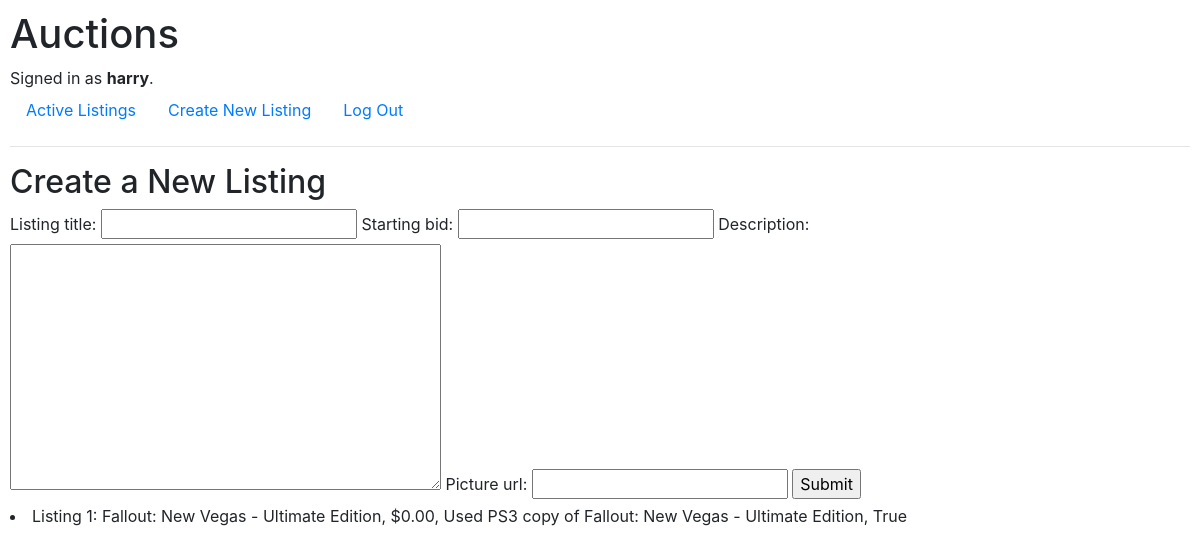
Page /create (signed in) on the earlier database version.
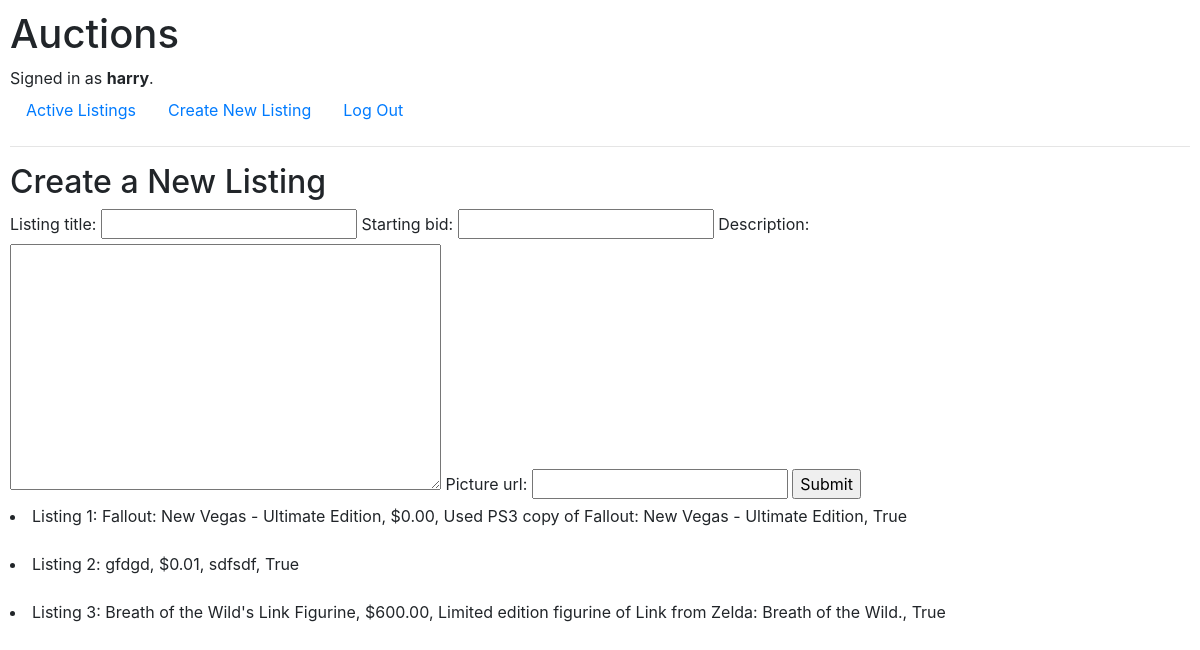
Same page on the later database version.
### auctions/models.py (models this page shows, shortened)
class User(AbstractUser):
    pass

class Listings(models.Model):
    seller_id = models.ForeignKey(User, on_delete=models.CASCADE, related_name="list_of_products", default=0)
    product_name = models.CharField(max_length=128, default='Product Name')
    description = models.CharField(max_length=4500, default='')
    picture_url = models.CharField(max_length=2048, default='')
    initial_price = models.DecimalField(max_digits=12, decimal_places=2, default=0.00)
    created_on = models.DateTimeField(default='2022-01-01 1:00:00')
    category = models.CharField(max_length=64, default='None')
    active = models.BooleanField(default=False)

### auctions/views.py (the view)
# urls.py: path("create", views.create, name="create"),
@login_required
def create(request):
    form = CreateListingForm()  # Form from forms.py to create a new listing
    logged_user = request.user      # This stored the data from the currently logged in user
    logged_user_id = logged_user.id     # PK of the currently logged in user
    user_instance = User.objects.get(id=logged_user_id)
    if request.method == "POST":
        listing_title = request.POST["listing_title"]
        starting_bid = request.POST["starting_bid"]
        description = request.POST["description"]
        picture_url = request.POST["picture_url"]
        new_listing = Listings(seller_id=user_instance, product_name=listing_title,
                               description=description, initial_price=starting_bid, picture_url=picture_url,
                               active = True)
        new_listing.save()
        return render(request, "auctions/create.html", {
            "form": form,
            "listings": Listings.objects.all()
        })
    else:
        return render(request, "auctions/create.html", {
            "form": form,
            "listings": Listings.objects.all()
        })

### auctions/forms.py
class CreateListingForm(forms.Form):
    listing_title = forms.CharField(max_length=128)
    starting_bid = forms.DecimalField(max_digits=12, decimal_places=2)
    description = forms.CharField(max_length=4500, widget=forms.Textarea)
    picture_url = forms.CharField(max_length=2048)

### auctions/templates/auctions/create.html (shortened to what this page needs)
{% extends "auctions/layout.html" %}
{% block body %}
    <h2>Create a New Listing</h2>
    <form action="{% url 'create' %}" method="post">
        {{ form }}
        <input type="submit" value="Submit">
    </form>
    {% for listing in listings %}
        <li>
            Listing {{listing.id}}: {{listing.product_name}}, ${{listing.initial_price}}, {{listing.description}},
            {{listing.active}}
        </li>
    {% endfor %}
{% endblock %}

### auctions/templates/auctions/layout.html (shortened to what this page needs)
{% load static %}
<!DOCTYPE html>
<html lang="en">
    <head>
        <link rel="stylesheet" href="https://stackpath.bootstrapcdn.com/bootstrap/4.4.1/css/bootstrap.min.css">
        <link href="{% static 'auctions/styles.css' %}" rel="stylesheet">
    </head>
    <body>
        <h1>Auctions</h1>
        <div>
            {% if user.is_authenticated %}
                Signed in as <strong>{{ user.username }}</strong>.
            {% else %}
                Not signed in.
            {% endif %}
        </div>
        <ul class="nav">
            <li class="nav-item">
                <a class="nav-link" href="{% url 'index' %}">Active Listings</a>
            </li>
            {% if user.is_authenticated %}
                <li class="nav-item">
                    <a class="nav-link" href="{% url 'create' %}">Create New Listing</a>
                </li>
                <li class="nav-item">
                    <a class="nav-link" href="{% url 'logout' %}">Log Out</a>
                </li>
            {% endif %}
        </ul>
        <hr>
        {% block body %}
        {% endblock %}
    </body>
</html>

### auctions/static/auctions/styles.css (style rules this page uses)
body { padding: 10px; }

Differences in the rows shown:
added Listings: id "2", product_name "gfdgd", initial_price "0.01", description "sdfsdf", active "True"
added Listings: id "3", product_name "Breath of the Wild's Link Figurine", initial_price "600.00", description "Limited edition figurine of Link from Zelda: Breath of the Wild.", active "True"
